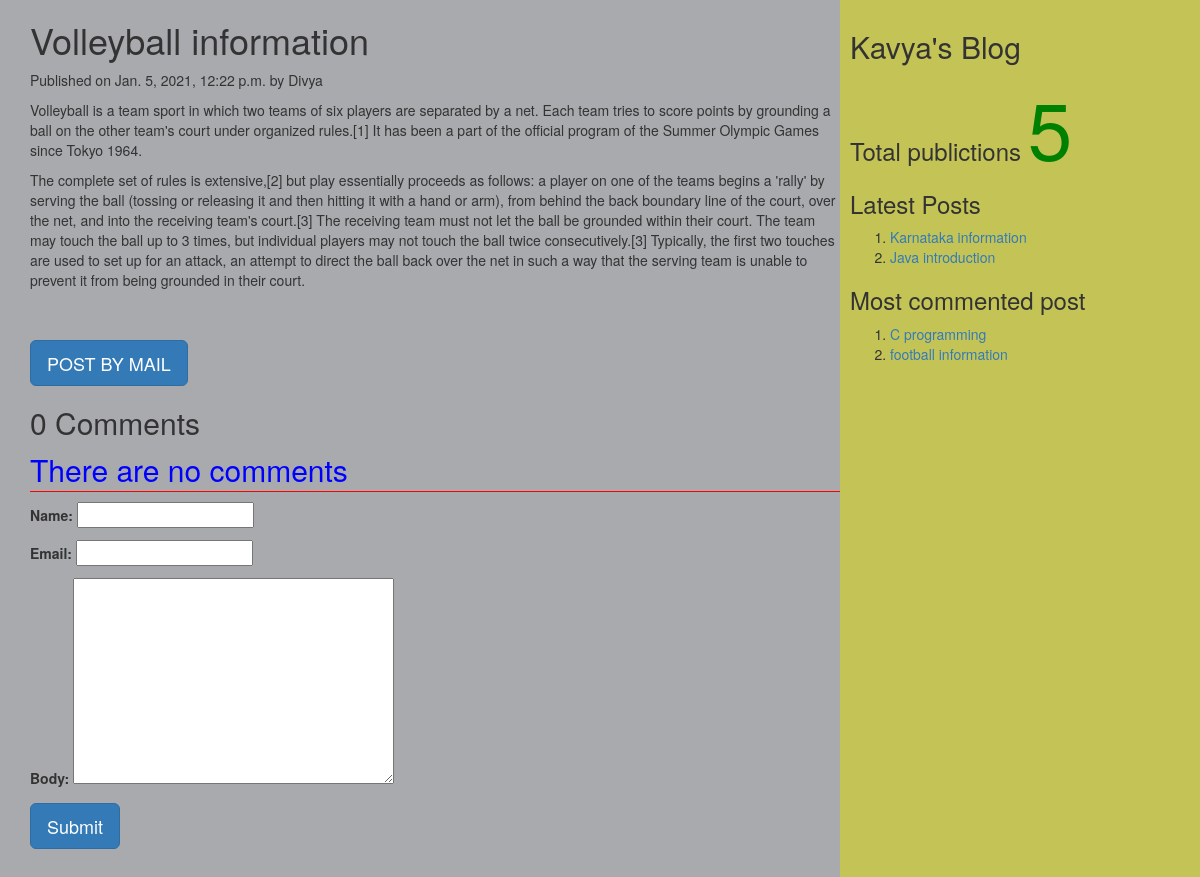
Screenshot of /2021/01/05/Volleyball-information with the database file from the repository.
### myApp/models.py (models this page shows, shortened)
class Post(models.Model):
    tags=TaggableManager()
    STATUS_CHOICES=(('draft','Draft'),('published','Published'))
    title=models.CharField(max_length=256)
    slug=models.SlugField(max_length=264,unique_for_date='publish')
    author=models.ForeignKey(User,related_name='blog_posts',on_delete=models.CASCADE)
    body=models.TextField()
    publish=models.DateTimeField(default=timezone.now)
    created=models.DateTimeField(auto_now_add=True)
    updated=models.DateTimeField(auto_now=True)
    status=models.CharField(max_length=10,choices=STATUS_CHOICES,default='draft')
    objects=CustomManager()
    class Meta:
        ordering=('-publish',)
    def get_absolute_url(self):
        return reverse('post_detail',args=[self.publish.year,self.publish.strftime('%m'),self.publish.strftime('%d'),self.slug])

### myApp/views.py (the view, shortened to what this page needs)
# urls.py: url(r'(?P<year>\d{4})/(?P<month>\d{2})/(?P<day>\d{2})/(?P<post>[-\w]+)',views.post_detail_view,name='post_detail'),
def post_detail_view(request,year,month,day,post):
    post=get_object_or_404(Post,slug=post,publish__year=year,publish__month=month,publish__day=day)
    comments=post.comments.filter(active=True)
    csubmit=False
    form=CommentForm()
    d={'post':post,'form':form,'csubmit':csubmit,'comments':comments}
    return render(request,'myApp/post_detail.html',d)

### myApp/forms.py
class CommentForm(forms.ModelForm):
    class Meta:
        model=Comment
        fields=('name','email','body')

### myApp/models.py (called while the page is built)
    def get_queryset(self):
        return super().get_queryset().filter(status='published')

### myApp/templatetags/mytags.py (called while the page is built)
@register.simple_tag
def total_posts():
    return Post.objects.count()

@register.inclusion_tag('myApp/latest_post.html')
def show_latest_posts(count=3):
    latest_posts=Post.objects.order_by('-publish')[:count]
    return {'latest_posts':latest_posts}

@register.simple_tag
def get_most_commented_posts(count=2):
    return Post.objects.annotate(total_comments=Count('comments')).order_by('-total_comments')[:count]

### templates/myApp/post_detail.html (shortened to what this page needs)
<html>
    {%extends 'myApp/parent.html'%}
        {%block content_block%}
        <h1>{{post.title}}</h1>
        <p>Published on {{post.publish}} by {{post.author|title}}</p>
        {{post.body|linebreaks}} <br><br>
        <a href="/{{post.id}}/share" class='btn btn-lg btn-primary'>POST BY MAIL</a>
        {%with comments.count as comments_count%}
        <h2>{{comments_count}} Comment{{comments_count|pluralize}}</h2>
        {%endwith%}
        {%if comments%}
         {%for c in comments%}
         <p>Comment {{forloop.counter}} by {{c.name}}</p>
        <div>{{c.body|linebreaks}}</div>
        <hr>
        {%endfor%}
        {%else%}
         <p style="color:blue;font-size:30px;font-style:bold;border-bottom:1px red solid;">There are no comments</p>
        {%endif%}
         {%if csubmit%}
         <h2>Thank you..Your comment has been added successfully!!</h2>
         {%else%}
         <form  method="post">
           {{form.as_p}}
           <input type="submit" class='btn btn-lg btn-primary' value="Submit">
         </form>
         {%endif%}
        {%endblock%}

### templates/myApp/parent.html (shortened to what this page needs)
<html>
{%load mytags%}
    <head>
        <link rel="stylesheet" href="https://maxcdn.bootstrapcdn.com/bootstrap/3.3.7/css/bootstrap.min.css">
    </head>
    <body>
        <div class="content" style="width:70%;float:left;background-color:a8aaad;height:300%;padding:0 0 0 30px">
              {%block content_block%}
              {%endblock%}
        </div>
        <div class="sidebar" style="width:30%;float:right;background-color:#c4c456;height:300%;padding:10px">
            <h2>Kavya's Blog</h2>
            <h3><h3>Total publictions
              <span style="color:green;font-size:80px">
              {%total_posts%}</span>
              <h3>Latest Posts</h3>
              {% show_latest_posts 2 %}
              <h3>Most commented post</h3>
              {%get_most_commented_posts as m%}
              <ol>
                {%for post in m%}
                <li><a href="{{post.get_absolute_url}}">{{post.title}}</a></li>
                {%endfor%}
              </ol>
            </h3>
        </div>
    </body>
</html>

### templates/myApp/latest_post.html
<!DOCTYPE html>
<html lang="en" dir="ltr">
  <body>
    <ol>
    {%for post in latest_posts%}
    <li><a href="{{post.get_absolute_url}}">{{post.title}}</a></li>
    {%endfor%}
    </ol>
  </body>
</html>

### rows the page displays
Post: title "Volleyball information", publish "Jan. 5, 2021, 12:22 p.m.", author "Divya", body "Volleyball is a team sport in which two teams of six players are separated by a net. Each team tries to score points by grounding a ball on the other team's court under organized rules.[1] It has been a part of the official program of the Summer Olympic Games since Tokyo 1964. The complete set of rules is extensive,[2] but play essentially proceeds as follows: a player on one of the teams begins a 'rally' by serving the ball (tossing or releasing it and then hitting it with a hand or arm), from behind the back boundary line of the court, over the net, and into the receiving team's court.[3] The receiving team must not let the ball be grounded within their court. The team may touch the ball…"
Post: title "Karnataka information"
Post: title "Java introduction"
Post: title "C programming"
Post: title "football information"

### other values shown
{{ comments_count }} "0"
